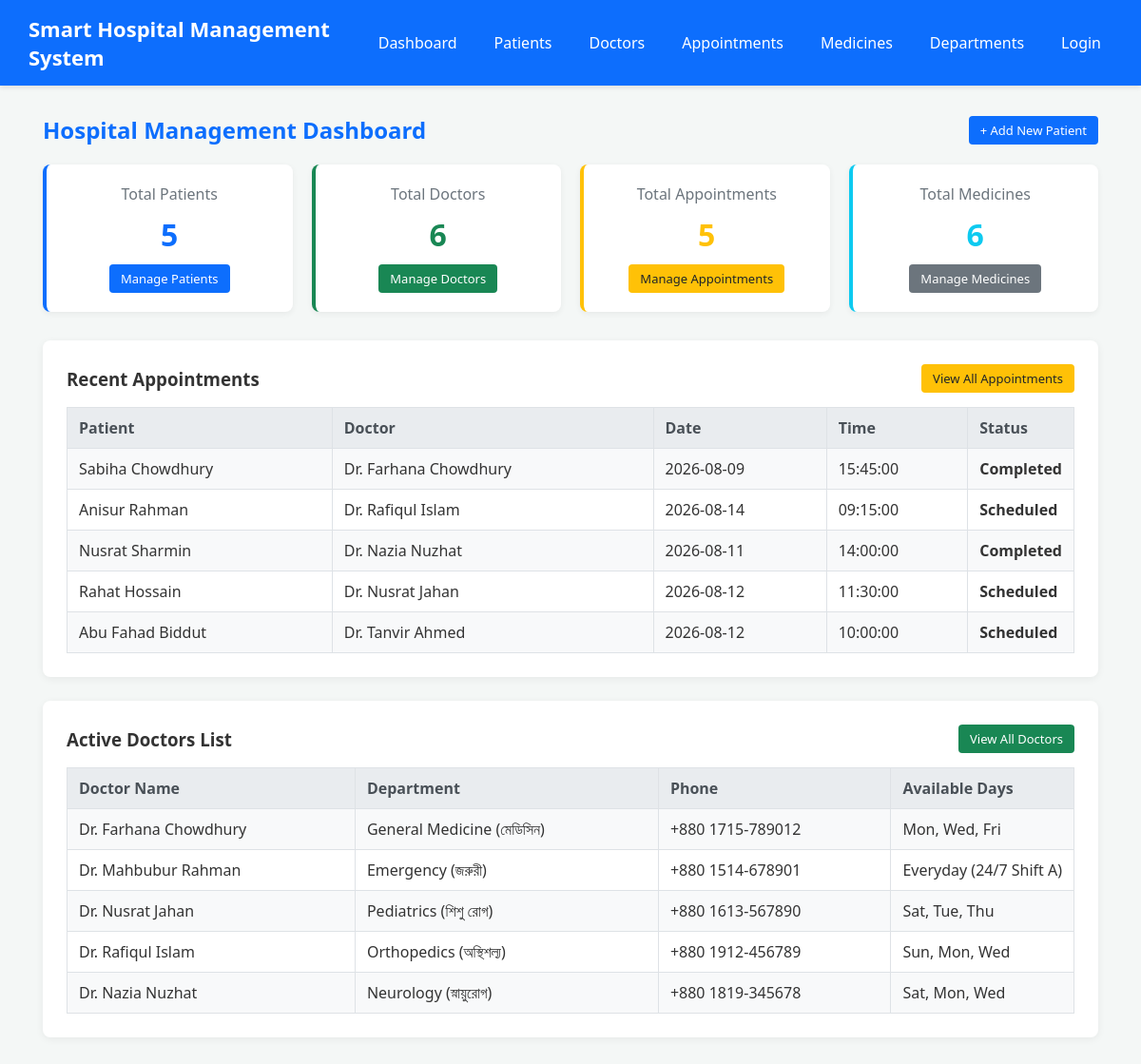
The page / on the database its author committed.
### tables this page shows
CREATE TABLE `appointments` (
  `id` INT AUTO_INCREMENT PRIMARY KEY,
  `patient_id` INT NOT NULL,
  `doctor_id` INT NOT NULL,
  `appointment_date` DATE NOT NULL,
  `appointment_time` TIME NOT NULL,
  `status` ENUM('Scheduled', 'Completed', 'Cancelled') NOT NULL DEFAULT 'Scheduled',
  `created_at` TIMESTAMP DEFAULT CURRENT_TIMESTAMP,
  CONSTRAINT `fk_appointments_patient` FOREIGN KEY (`patient_id`) REFERENCES `patients` (`id`) ON DELETE CASCADE ON UPDATE CASCADE,
  CONSTRAINT `fk_appointments_doctor` FOREIGN KEY (`doctor_id`) REFERENCES `doctors` (`id`) ON DELETE CASCADE ON UPDATE CASCADE
);

CREATE TABLE `patients` (
  `id` INT AUTO_INCREMENT PRIMARY KEY,
  `name` VARCHAR(100) NOT NULL,
  `gender` ENUM('Male', 'Female', 'Other') NOT NULL,
  `age` INT NOT NULL,
  `phone` VARCHAR(20) NOT NULL,
  `address` TEXT NOT NULL,
  `blood_group` VARCHAR(10) NOT NULL,
  `created_at` TIMESTAMP DEFAULT CURRENT_TIMESTAMP
);

CREATE TABLE `doctors` (
  `id` INT AUTO_INCREMENT PRIMARY KEY,
  `department_id` INT NOT NULL,
  `name` VARCHAR(100) NOT NULL,
  `phone` VARCHAR(20) NOT NULL,
  `email` VARCHAR(100) NOT NULL,
  `available_days` VARCHAR(100) NOT NULL,
  `created_at` TIMESTAMP DEFAULT CURRENT_TIMESTAMP,
  CONSTRAINT `fk_doctors_department` FOREIGN KEY (`department_id`) REFERENCES `departments` (`id`) ON DELETE CASCADE ON UPDATE CASCADE
);

CREATE TABLE `departments` (
  `id` INT AUTO_INCREMENT PRIMARY KEY,
  `name` VARCHAR(100) NOT NULL UNIQUE,
  `description` TEXT,
  `created_at` TIMESTAMP DEFAULT CURRENT_TIMESTAMP
);

### index.php (the view, shortened to what this page needs)
<?php
include "connection.php";
$res1 = mysqli_query($conn, "SELECT COUNT(*) AS total FROM patients");
$row1 = mysqli_fetch_assoc($res1);
$total_patients = $row1['total'];
$res2 = mysqli_query($conn, "SELECT COUNT(*) AS total FROM doctors");
$row2 = mysqli_fetch_assoc($res2);
$total_doctors = $row2['total'];
$res3 = mysqli_query($conn, "SELECT COUNT(*) AS total FROM appointments");
$row3 = mysqli_fetch_assoc($res3);
$total_appointments = $row3['total'];
$res4 = mysqli_query($conn, "SELECT COUNT(*) AS total FROM medicines");
$row4 = mysqli_fetch_assoc($res4);
$total_medicines = $row4['total'];
$sql_app = "SELECT appointments.*, patients.name AS patient_name, doctors.name AS doctor_name
            FROM appointments
            JOIN patients ON appointments.patient_id = patients.id
            JOIN doctors ON appointments.doctor_id = doctors.id
            ORDER BY appointments.id DESC LIMIT 5";
$recent_app_result = mysqli_query($conn, $sql_app);
$sql_doc = "SELECT doctors.*, departments.name AS department_name
            FROM doctors
            LEFT JOIN departments ON doctors.department_id = departments.id
            ORDER BY doctors.id DESC LIMIT 5";
$recent_doc_result = mysqli_query($conn, $sql_doc);
?>
<!DOCTYPE html>
<html>
<head>
    <link rel="stylesheet" href="style.css">
</head>
<body>
<?php include "nav.php"; ?>
<div class="container">
    <div class="page-header">
        <h2>Hospital Management Dashboard</h2>
        <a href="patient/add.html" class="btn btn-primary">+ Add New Patient</a>
    </div>
    <div class="stats-grid">
        <div class="stat-card">
            <p>Total Patients</p>
            <h3><?php echo $total_patients; ?></h3>
            <a href="patient/index.php" class="btn btn-primary">Manage Patients</a>
        </div>
        <div class="stat-card" style="border-left-color: #198754;">
            <p>Total Doctors</p>
            <h3 style="color: #198754;"><?php echo $total_doctors; ?></h3>
            <a href="doctor/index.php" class="btn btn-success">Manage Doctors</a>
        </div>
        <div class="stat-card" style="border-left-color: #ffc107;">
            <p>Total Appointments</p>
            <h3 style="color: #ffc107;"><?php echo $total_appointments; ?></h3>
            <a href="appointment/index.php" class="btn btn-warning">Manage Appointments</a>
        </div>
        <div class="stat-card" style="border-left-color: #0dcaf0;">
            <p>Total Medicines</p>
            <h3 style="color: #0dcaf0;"><?php echo $total_medicines; ?></h3>
            <a href="medicine/index.php" class="btn btn-secondary">Manage Medicines</a>
        </div>
    </div>
    <div class="card">
        <div class="page-header" style="margin-bottom: 10px;">
            <h3>Recent Appointments</h3>
            <a href="appointment/index.php" class="btn btn-warning">View All Appointments</a>
        </div>
        <table>
            <tr>
                <th>Patient</th>
                <th>Doctor</th>
                <th>Date</th>
                <th>Time</th>
                <th>Status</th>
            </tr>
            <?php
            while ($app = mysqli_fetch_assoc($recent_app_result)) {
            ?>
            <tr>
                <td><?php echo $app['patient_name']; ?></td>
                <td><?php echo $app['doctor_name']; ?></td>
                <td><?php echo $app['appointment_date']; ?></td>
                <td><?php echo $app['appointment_time']; ?></td>
                <td><strong><?php echo $app['status']; ?></strong></td>
            </tr>
            <?php
            }
            ?>
        </table>
    </div>
    <div class="card">
        <div class="page-header" style="margin-bottom: 10px;">
            <h3>Active Doctors List</h3>
            <a href="doctor/index.php" class="btn btn-success">View All Doctors</a>
        </div>
        <table>
            <tr>
                <th>Doctor Name</th>
                <th>Department</th>
                <th>Phone</th>
                <th>Available Days</th>
            </tr>
            <?php
            while ($doc = mysqli_fetch_assoc($recent_doc_result)) {
            ?>
            <tr>
                <td><?php echo $doc['name']; ?></td>
                <td><?php echo $doc['department_name']; ?></td>
                <td><?php echo $doc['phone']; ?></td>
                <td><?php echo $doc['available_days']; ?></td>
            </tr>
            <?php
            }
            ?>
        </table>
    </div>
</div>
</body>
</html>

### nav.php
<?php
$base = isset($depth) ? "../" : "./";
?>
<nav class="navbar">
    <h1>Smart Hospital Management System</h1>
    <ul class="nav-links">
        <li><a href="<?php echo $base; ?>index.php">Dashboard</a></li>
        <li><a href="<?php echo $base; ?>patient/index.php">Patients</a></li>
        <li><a href="<?php echo $base; ?>doctor/index.php">Doctors</a></li>
        <li><a href="<?php echo $base; ?>appointment/index.php">Appointments</a></li>
        <li><a href="<?php echo $base; ?>medicine/index.php">Medicines</a></li>
        <li><a href="<?php echo $base; ?>department/index.php">Departments</a></li>
        <li><a href="<?php echo $base; ?>login.html">Login</a></li>
    </ul>
</nav>

### style.css (style rules this page uses)
* { margin: 0; padding: 0; box-sizing: border-box; font-family: 'Segoe UI', Tahoma, Geneva, Verdana, sans-serif; }
body { background-color: #f4f7f6; color: #333; padding-bottom: 40px; }
.navbar { background-color: #0d6efd; color: white; padding: 15px 30px; display: flex; justify-content: space-between; align-items: center; box-shadow: 0 2px 5px rgba(0,0,0,0.1); }
.navbar h1 { font-size: 22px; }
.nav-links { list-style: none; display: flex; gap: 15px; }
.nav-links a { color: white; text-decoration: none; font-weight: 500; padding: 6px 12px; border-radius: 4px; transition: background-color 0.2s; }
.container { max-width: 1150px; margin: 30px auto; padding: 0 20px; }
.card { background-color: white; border-radius: 8px; padding: 25px; box-shadow: 0 2px 8px rgba(0,0,0,0.06); margin-bottom: 25px; }
.page-header { display: flex; justify-content: space-between; align-items: center; margin-bottom: 20px; }
.page-header h2 { color: #0d6efd; }
.btn { display: inline-block; padding: 6px 12px; border-radius: 4px; text-decoration: none; font-weight: 500; font-size: 13px; cursor: pointer; border: none; white-space: nowrap; }
.btn-primary { background-color: #0d6efd; color: white; }
.btn-success { background-color: #198754; color: white; }
.btn-warning { background-color: #ffc107; color: #212529; }
.btn-secondary { background-color: #6c757d; color: white; }
table { width: 100%; border-collapse: collapse; margin-top: 15px; }
table th, table td { border: 1px solid #dee2e6; padding: 10px 12px; text-align: left; vertical-align: middle; }
table th { background-color: #e9ecef; color: #495057; font-weight: 600; }
table td:last-child, table th:last-child { white-space: nowrap; width: 1%; }
table tr:nth-child(even) { background-color: #f8f9fa; }
.stats-grid { display: grid; grid-template-columns: repeat(auto-fit, minmax(220px, 1fr)); gap: 20px; margin-bottom: 30px; }
.stat-card { background: white; padding: 20px; border-radius: 8px; box-shadow: 0 2px 6px rgba(0,0,0,0.06); border-left: 4px solid #0d6efd; text-align: center; }
.stat-card h3 { font-size: 32px; color: #0d6efd; margin: 10px 0; }
.stat-card p { color: #6c757d; font-weight: 500; }

### rows shown on the page
appointments: patient.name "Sabiha Chowdhury", doctor.name "Dr. Farhana Chowdhury", appointment_date "2026-08-09", appointment_time "15:45:00", status "Completed"
appointments: patient.name "Anisur Rahman", doctor.name "Dr. Rafiqul Islam", appointment_date "2026-08-14", appointment_time "09:15:00", status "Scheduled"
appointments: patient.name "Nusrat Sharmin", doctor.name "Dr. Nazia Nuzhat", appointment_date "2026-08-11", appointment_time "14:00:00", status "Completed"
appointments: patient.name "Rahat Hossain", doctor.name "Dr. Nusrat Jahan", appointment_date "2026-08-12", appointment_time "11:30:00", status "Scheduled"
appointments: patient.name "Abu Fahad Biddut", doctor.name "Dr. Tanvir Ahmed", appointment_date "2026-08-12", appointment_time "10:00:00", status "Scheduled"
doctors: name "Dr. Farhana Chowdhury", department.name "General Medicine (মেডিসিন)", phone "+880 1715-789012", available_days "Mon, Wed, Fri"
doctors: name "Dr. Mahbubur Rahman", department.name "Emergency (জরুরী)", phone "+880 1514-678901", available_days "Everyday (24/7 Shift A)"
doctors: name "Dr. Nusrat Jahan", department.name "Pediatrics (শিশু রোগ)", phone "+880 1613-567890", available_days "Sat, Tue, Thu"
doctors: name "Dr. Rafiqul Islam", department.name "Orthopedics (অস্থিশল্য)", phone "+880 1912-456789", available_days "Sun, Mon, Wed"
doctors: name "Dr. Nazia Nuzhat", department.name "Neurology (স্নায়ুরোগ)", phone "+880 1819-345678", available_days "Sat, Mon, Wed"

### other values the page prints
$total_patients "5"
$total_doctors "6"
$total_appointments "5"
$total_medicines "6"
